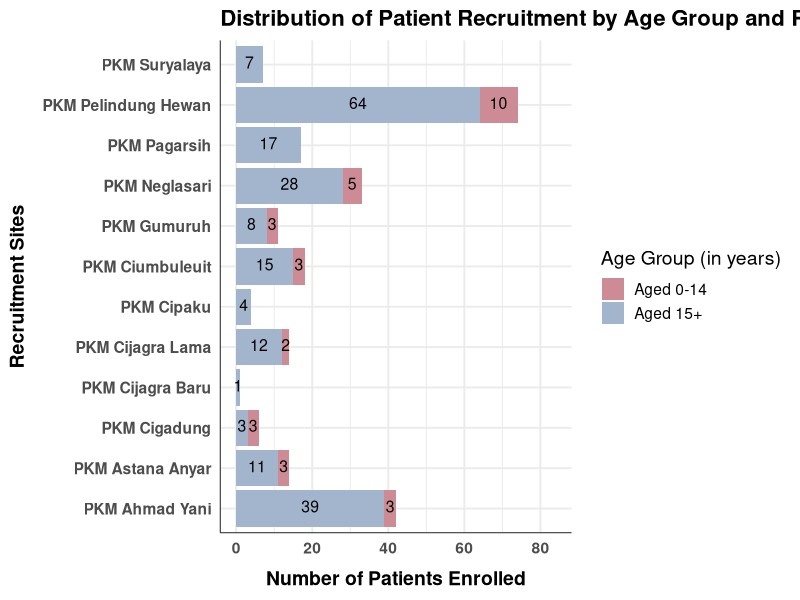
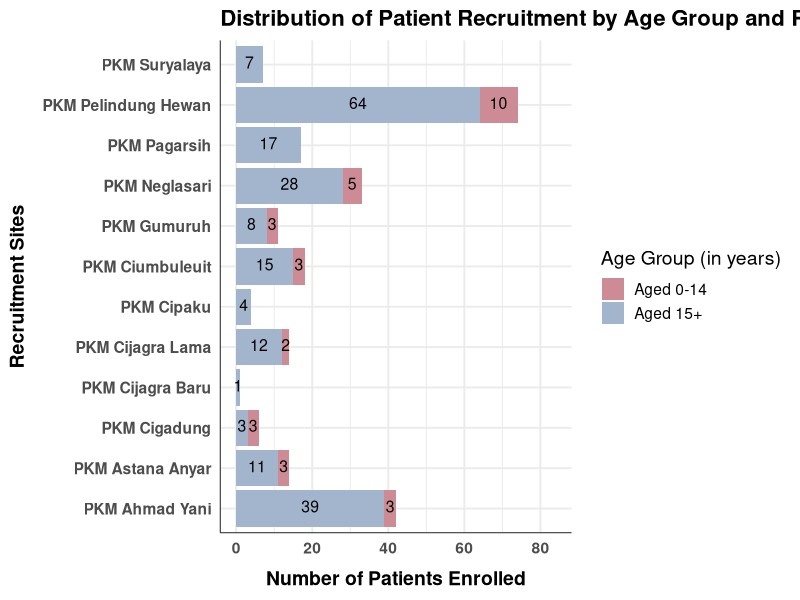

Here is the R script that generated these plots, in order:
library(ggplot2)
library(dplyr)
library(ggtext)  # for rich text support

# 1. Data
df <- data.frame(
  Site = c("PKM Ahmad Yani", "PKM Ahmad Yani", "PKM Astana Anyar", "PKM Astana Anyar", "PKM Cigadung", "PKM Cigadung", "PKM Cijagra Baru", "PKM Cijagra Baru", "PKM Cijagra Lama", "PKM Cijagra Lama", "PKM Cipaku", "PKM Cipaku", "PKM Ciumbuleuit", "PKM Ciumbuleuit", "PKM Gumuruh", "PKM Gumuruh", "PKM Neglasari", "PKM Neglasari", "PKM Pagarsih", "PKM Pagarsih", "PKM Pelindung Hewan", "PKM Pelindung Hewan", "PKM Suryalaya", "PKM Suryalaya"),
  AgeGroup = c("Aged 0-14", "Aged 15+", "Aged 0-14", "Aged 15+", "Aged 0-14", "Aged 15+", "Aged 0-14", "Aged 15+", "Aged 0-14", "Aged 15+", "Aged 0-14", "Aged 15+", "Aged 0-14", "Aged 15+", "Aged 0-14", "Aged 15+", "Aged 0-14", "Aged 15+", "Aged 0-14", "Aged 15+", "Aged 0-14", "Aged 15+", "Aged 0-14", "Aged 15+"),
  Count = c(3, 39, 3, 11, 3, 3, 0, 1, 2, 12, 0, 4, 3, 15, 3, 8, 5, 28, 0, 17, 10, 64, 0, 7)
)

# 2. Compute midpoint for centered label
df <- df %>%
  group_by(Site) %>%
  arrange(Site, desc(AgeGroup)) %>%
  mutate(
    Label = paste0(Count),
    Midpoint = cumsum(Count) - Count / 2
  )

# 3. Compute max site total for y-axis expansion
df_site_total <- df %>%
  group_by(Site) %>%
  summarise(Total = sum(Count), .groups = "drop")

# 4. Plot
stacked <- ggplot(df, aes(x = Site, y = Count, fill = AgeGroup)) +
  geom_bar(stat = "identity", width = 0.9) +
  ggtext::geom_richtext(
    data = df %>% filter(Count > 0),
    aes(x = Site, y = Midpoint, label = Label, fill = AgeGroup),
    inherit.aes = FALSE,
    fill = NA, label.color = NA,
    hjust = 0.5,
    size = 4
  ) +
  coord_flip() +
  scale_fill_manual(
    values = c("Aged 15+" = "#A2B5CD", "Aged 0-14" = "#CD8C95")
  ) +
  labs(
    title = "Distribution of Patient Recruitment by Age Group and Recruitment Sites",
    x = "Recruitment Sites",
    y = "Number of Patients Enrolled",
    fill = "Age Group (in years)"
  ) +
  theme_minimal(base_size = 14) +
  theme(
    plot.title = element_text(face = "bold", size = 16),
    axis.title.x = element_text(face = "bold", margin = margin(t = 10)),
    axis.title.y = element_text(face = "bold", margin = margin(r = 10)),
    axis.text.x = element_text(face = "bold"),
    axis.text.y = element_text(face = "bold"),
    axis.line.x = element_line(color = "black", size = 0.3),
    axis.line.y = element_line(color = "black", size = 0.3)
  ) +
  expand_limits(y = max(df_site_total$Total) + 10)

# 5. Save and show
ggsave("D:/Coding/stacked_bar_patient_distribution.png", plot = stacked,
       width = 12.0, height = 5.0, dpi = 300)

print(stacked)
